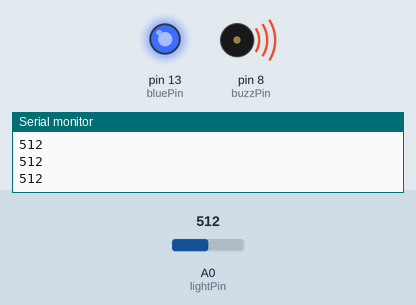
This sketch was run on a simulated Arduino Uno, built with avr-gcc and run on an emulated ATmega328P. Parts: output pins drawn as LEDs (lit = HIGH), buzzer (waves = sounding), the last lines printed to the serial monitor. The inputs (shaded band) are chosen by the test bench; at power-on: A0 (lightPin) = 512. Pins used as bus, display or sensor lines are not drawn.

Above: at 1.2 s.
1.3 s: A0 (lightPin) set to 490
At 1.7 s:
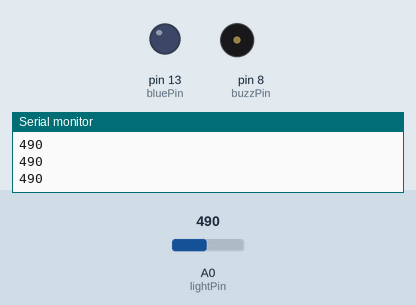
2.8 s: A0 (lightPin) set to 514
At 3.3 s:
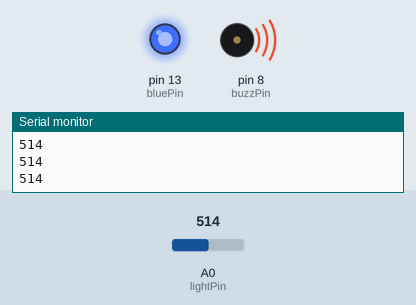
4.3 s: A0 (lightPin) set to 306
At 5.0 s:
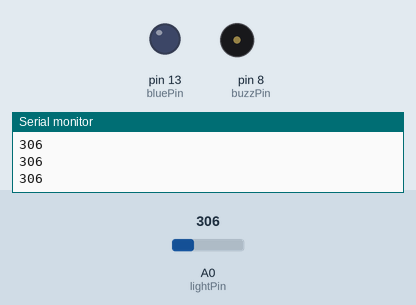
5.8 s: A0 (lightPin) set to 510
At 6.8 s:
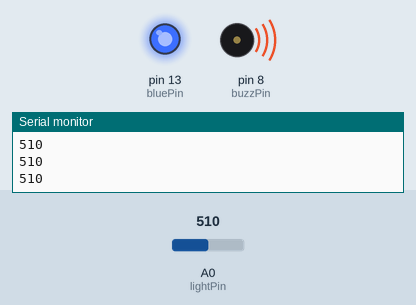
Timing chart, 0 to 8.3 s (numbered marks = the images above; inputs shaded):
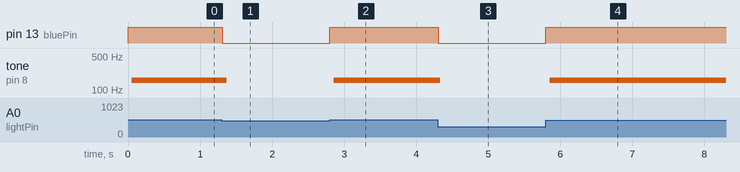

Measured:
- the behaviour switches between 500 and 501 on A0 (lightPin) (found by bisection; images 1 and 2)
- after the input at 1.3 s, pin 13 (bluePin): HIGH → LOW at once; tone on pin 8 (buzzPin): 159 Hz → silent after 0.07 s
- after the input at 2.8 s, pin 13 (bluePin): LOW → HIGH at once; tone on pin 8 (buzzPin): silent → 159 Hz after 0.06 s
- after the input at 4.3 s, pin 13 (bluePin): HIGH → LOW at once; tone on pin 8 (buzzPin): 159 Hz → silent at once
- after the input at 5.8 s, pin 13 (bluePin): LOW → HIGH at once; tone on pin 8 (buzzPin): silent → 159 Hz after 0.05 s

The sketch:

Turn_LED_ON_when_the_lights_are_turned_off.ino
```cpp
int bluePin = 13;
int buzzPin = 8;
int lightPin = A0;
int lightval;
int dt1 = 5;
int dt2 = 1;


void setup() {
  // put your setup code here, to run once:
Serial.begin(9600);
pinMode(bluePin, OUTPUT);
pinMode(buzzPin, OUTPUT);
pinMode(lightPin, INPUT);

}

void loop() {
  // put your main code here, to run repeatedly:
lightval = analogRead(lightPin);

Serial.println(lightval);

if (lightval > 500){
  digitalWrite(bluePin, HIGH);
  digitalWrite(buzzPin, HIGH);
  delay(dt1);
  digitalWrite(buzzPin, LOW);
  delay(dt2);

  }
if (lightval < 500){
  digitalWrite(bluePin, LOW);
  digitalWrite(buzzPin, LOW);
  delay(dt1);

  }
}
```
